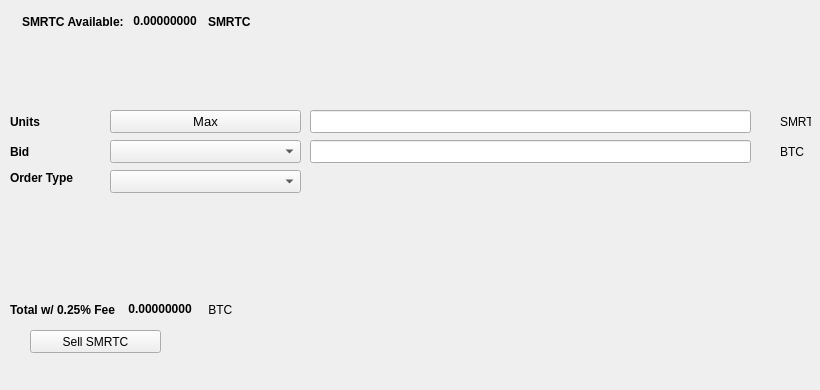
   <widget class="QWidget" name="SellTab">
    <attribute name="title">
     <string>Sell</string>
    </attribute>
    <widget class="QLabel" name="label_16">
     <property name="geometry">
      <rect>
       <x>780</x>
       <y>140</y>
       <width>31</width>
       <height>23</height>
      </rect>
     </property>
     <property name="text">
      <string>BTC</string>
     </property>
    </widget>
    <widget class="QComboBox" name="SellBidcomboBox">
     <property name="geometry">
      <rect>
       <x>110</x>
       <y>140</y>
       <width>191</width>
       <height>23</height>
      </rect>
     </property>
     <property name="font">
      <font>
       <pointsize>10</pointsize>
      </font>
     </property>
    </widget>
    <widget class="QLabel" name="label_18">
     <property name="geometry">
      <rect>
       <x>10</x>
       <y>110</y>
       <width>46</width>
       <height>23</height>
      </rect>
     </property>
     <property name="font">
      <font>
       <weight>75</weight>
       <bold>true</bold>
      </font>
     </property>
     <property name="text">
      <string>Units</string>
     </property>
    </widget>
    <widget class="QPushButton" name="Sell_Max_Amount">
     <property name="geometry">
      <rect>
       <x>110</x>
       <y>110</y>
       <width>191</width>
       <height>23</height>
      </rect>
     </property>
     <property name="font">
      <font>
       <pointsize>10</pointsize>
      </font>
     </property>
     <property name="text">
      <string>Max</string>
     </property>
    </widget>
    <widget class="QLabel" name="label_20">
     <property name="geometry">
      <rect>
       <x>10</x>
       <y>170</y>
       <width>91</width>
       <height>16</height>
      </rect>
     </property>
     <property name="font">
      <font>
       <weight>75</weight>
       <bold>true</bold>
      </font>
     </property>
     <property name="text">
      <string>Order Type</string>
     </property>
    </widget>
    <widget class="QComboBox" name="SellOrdertypeCombo">
     <property name="geometry">
      <rect>
       <x>110</x>
       <y>170</y>
       <width>191</width>
       <height>23</height>
      </rect>
     </property>
     <property name="font">
      <font>
       <pointsize>10</pointsize>
      </font>
     </property>
    </widget>
    <widget class="QLabel" name="label_21">
     <property name="geometry">
      <rect>
       <x>10</x>
       <y>140</y>
       <width>46</width>
       <height>23</height>
      </rect>
     </property>
     <property name="font">
      <font>
       <weight>75</weight>
       <bold>true</bold>
      </font>
     </property>
     <property name="text">
      <string>Bid</string>
     </property>
    </widget>
    <widget class="QLabel" name="label_22">
     <property name="geometry">
      <rect>
       <x>780</x>
       <y>110</y>
       <width>31</width>
       <height>23</height>
      </rect>
     </property>
     <property name="text">
      <string>SMRTC</string>
     </property>
    </widget>
    <widget class="QLineEdit" name="UnitsInputSMRTC">
     <property name="geometry">
      <rect>
       <x>310</x>
       <y>110</y>
       <width>441</width>
       <height>23</height>
      </rect>
     </property>
     <property name="font">
      <font>
       <pointsize>9</pointsize>
       <weight>75</weight>
       <bold>true</bold>
      </font>
     </property>
    </widget>
    <widget class="QLineEdit" name="SellBidPriceEdit">
     <property name="geometry">
      <rect>
       <x>310</x>
       <y>140</y>
       <width>441</width>
       <height>23</height>
      </rect>
     </property>
     <property name="font">
      <font>
       <pointsize>9</pointsize>
       <weight>75</weight>
       <bold>true</bold>
      </font>
     </property>
    </widget>
    <widget class="QPushButton" name="SellSMRTCBTN">
     <property name="geometry">
      <rect>
       <x>30</x>
       <y>330</y>
       <width>131</width>
       <height>23</height>
      </rect>
     </property>
     <property name="text">
      <string>Sell SMRTC</string>
     </property>
     <property name="icon">
      <iconset resource="../smartcloud">
       <normaloff>:/icons/bitcoin</normaloff>:/icons/bitcoin</iconset>
     </property>
    </widget>
    <widget class="QWidget" name="layoutWidget3">
     <property name="geometry">
      <rect>
       <x>22</x>
       <y>12</y>
       <width>258</width>
       <height>19</height>
      </rect>
     </property>
     <layout class="QHBoxLayout" name="horizontalLayout">
      <item>
       <widget class="QLabel" name="label232_2">
        <property name="font">
         <font>
          <weight>75</weight>
          <bold>true</bold>
         </font>
        </property>
        <property name="text">
         <string>SMRTC Available:</string>
        </property>
       </widget>
      </item>
      <item>
       <widget class="QLabel" name="SMRTCAvailableLabel">
        <property name="palette">
         <palette>
          <active>
           <colorrole role="WindowText">
            <brush brushstyle="SolidPattern">
             <color alpha="255">
              <red>0</red>
              <green>0</green>
              <blue>0</blue>
             </color>
            </brush>
           </colorrole>
           <colorrole role="Button">
            <brush brushstyle="SolidPattern">
             <color alpha="255">
              <red>0</red>
              <green>170</green>
              <blue>0</blue>
             </color>
            </brush>
           </colorrole>
           <colorrole role="Light">
            <brush brushstyle="SolidPattern">
             <color alpha="255">
              <red>0</red>
              <green>255</green>
              <blue>0</blue>
             </color>
            </brush>
           </colorrole>
           <colorrole role="Midlight">
            <brush brushstyle="SolidPattern">
             <color alpha="255">
              <red>0</red>
              <green>212</green>
              <blue>0</blue>
             </color>
            </brush>
           </colorrole>
           <colorrole role="Dark">
            <brush brushstyle="SolidPattern">
             <color alpha="255">
              <red>0</red>
              <green>85</green>
              <blue>0</blue>
             </color>
            </brush>
           </colorrole>
           <colorrole role="Mid">
            <brush brushstyle="SolidPattern">
             <color alpha="255">
              <red>0</red>
              <green>113</green>
              <blue>0</blue>
             </color>
            </brush>
           </colorrole>
           <colorrole role="Text">
            <brush brushstyle="SolidPattern">
             <color alpha="255">
              <red>0</red>
              <green>170</green>
              <blue>0</blue>
             </color>
            </brush>
           </colorrole>
           <colorrole role="BrightText">
            <brush brushstyle="SolidPattern">
             <color alpha="255">
              <red>255</red>
              <green>255</green>
              <blue>255</blue>
             </color>
            </brush>
           </colorrole>
           <colorrole role="ButtonText">
            <brush brushstyle="SolidPattern">
             <color alpha="255">
              <red>0</red>
              <green>0</green>
              <blue>0</blue>
             </color>
            </brush>
           </colorrole>
           <colorrole role="Base">
            <brush brushstyle="SolidPattern">
             <color alpha="255">
              <red>255</red>
              <green>255</green>
              <blue>255</blue>
             </color>
            </brush>
           </colorrole>
           <colorrole role="Window">
            <brush brushstyle="SolidPattern">
             <color alpha="255">
              <red>0</red>
              <green>170</green>
              <blue>0</blue>
             </color>
            </brush>
           </colorrole>
           <colorrole role="Shadow">
            <brush brushstyle="SolidPattern">
             <color alpha="255">
              <red>0</red>
              <green>0</green>
              <blue>0</blue>
             </color>
            </brush>
           </colorrole>
           <colorrole role="AlternateBase">
            <brush brushstyle="SolidPattern">
             <color alpha="255">
              <red>127</red>
              <green>212</green>
              <blue>127</blue>
             </color>
            </brush>
           </colorrole>
           <colorrole role="ToolTipBase">
            <brush brushstyle="SolidPattern">
             <color alpha="255">
              <red>255</red>
              <green>255</green>
              <blue>220</blue>
             </color>
            </brush>
           </colorrole>
           <colorrole role="ToolTipText">
            <brush brushstyle="SolidPattern">
             <color alpha="255">
              <red>0</red>
              <green>0</green>
              <blue>0</blue>
             </color>
            </brush>
           </colorrole>
          </active>
          <inactive>
           <colorrole role="WindowText">
            <brush brushstyle="SolidPattern">
             <color alpha="255">
              <red>0</red>
              <green>0</green>
              <blue>0</blue>
             </color>
            </brush>
           </colorrole>
           <colorrole role="Button">
            <brush brushstyle="SolidPattern">
             <color alpha="255">
              <red>0</red>
              <green>170</green>
              <blue>0</blue>
             </color>
            </brush>
           </colorrole>
           <colorrole role="Light">
            <brush brushstyle="SolidPattern">
             <color alpha="255">
              <red>0</red>
              <green>255</green>
              <blue>0</blue>
             </color>
            </brush>
           </colorrole>
           <colorrole role="Midlight">
            <brush brushstyle="SolidPattern">
             <color alpha="255">
              <red>0</red>
              <green>212</green>
              <blue>0</blue>
             </color>
            </brush>
           </colorrole>
           <colorrole role="Dark">
            <brush brushstyle="SolidPattern">
             <color alpha="255">
              <red>0</red>
              <green>85</green>
              <blue>0</blue>
             </color>
            </brush>
           </colorrole>
           <colorrole role="Mid">
            <brush brushstyle="SolidPattern">
             <color alpha="255">
              <red>0</red>
              <green>113</green>
              <blue>0</blue>
             </color>
            </brush>
           </colorrole>
           <colorrole role="Text">
            <brush brushstyle="SolidPattern">
             <color alpha="255">
              <red>0</red>
              <green>170</green>
              <blue>0</blue>
             </color>
            </brush>
           </colorrole>
           <colorrole role="BrightText">
            <brush brushstyle="SolidPattern">
             <color alpha="255">
              <red>255</red>
              <green>255</green>
              <blue>255</blue>
             </color>
            </brush>
           </colorrole>
           <colorrole role="ButtonText">
            <brush brushstyle="SolidPattern">
             <color alpha="255">
              <red>0</red>
              <green>0</green>
              <blue>0</blue>
             </color>
            </brush>
           </colorrole>
           <colorrole role="Base">
            <brush brushstyle="SolidPattern">
             <color alpha="255">
              <red>255</red>
              <green>255</green>
              <blue>255</blue>
             </color>
            </brush>
           </colorrole>
           <colorrole role="Window">
            <brush brushstyle="SolidPattern">
             <color alpha="255">
              <red>0</red>
              <green>170</green>
              <blue>0</blue>
             </color>
            </brush>
           </colorrole>
           <colorrole role="Shadow">
            <brush brushstyle="SolidPattern">
             <color alpha="255">
              <red>0</red>
              <green>0</green>
              <blue>0</blue>
             </color>
            </brush>
           </colorrole>
           <colorrole role="AlternateBase">
            <brush brushstyle="SolidPattern">
             <color alpha="255">
              <red>127</red>
              <green>212</green>
              <blue>127</blue>
             </color>
            </brush>
           </colorrole>
           <colorrole role="ToolTipBase">
            <brush brushstyle="SolidPattern">
             <color alpha="255">
              <red>255</red>
              <green>255</green>
              <blue>220</blue>
             </color>
            </brush>
           </colorrole>
           <colorrole role="ToolTipText">
            <brush brushstyle="SolidPattern">
             <color alpha="255">
              <red>0</red>
              <green>0</green>
              <blue>0</blue>
             </color>
            </brush>
           </colorrole>
          </inactive>
          <disabled>
           <colorrole role="WindowText">
            <brush brushstyle="SolidPattern">
             <color alpha="255">
              <red>0</red>
              <green>85</green>
              <blue>0</blue>
             </color>
            </brush>
           </colorrole>
           <colorrole role="Button">
            <brush brushstyle="SolidPattern">
             <color alpha="255">
              <red>0</red>
              <green>170</green>
              <blue>0</blue>
             </color>
            </brush>
           </colorrole>
           <colorrole role="Light">
            <brush brushstyle="SolidPattern">
             <color alpha="255">
              <red>0</red>
              <green>255</green>
              <blue>0</blue>
             </color>
            </brush>
           </colorrole>
           <colorrole role="Midlight">
            <brush brushstyle="SolidPattern">
             <color alpha="255">
              <red>0</red>
              <green>212</green>
              <blue>0</blue>
             </color>
            </brush>
           </colorrole>
           <colorrole role="Dark">
            <brush brushstyle="SolidPattern">
             <color alpha="255">
              <red>0</red>
              <green>85</green>
              <blue>0</blue>
             </color>
            </brush>
           </colorrole>
           <colorrole role="Mid">
            <brush brushstyle="SolidPattern">
             <color alpha="255">
              <red>0</red>
              <green>113</green>
              <blue>0</blue>
             </color>
            </brush>
           </colorrole>
           <colorrole role="Text">
            <brush brushstyle="SolidPattern">
             <color alpha="255">
              <red>0</red>
              <green>85</green>
              <blue>0</blue>
             </color>
            </brush>
           </colorrole>
           <colorrole role="BrightText">
            <brush brushstyle="SolidPattern">
             <color alpha="255">
              <red>255</red>
              <green>255</green>
              <blue>255</blue>
             </color>
            </brush>
           </colorrole>
           <colorrole role="ButtonText">
            <brush brushstyle="SolidPattern">
             <color alpha="255">
              <red>0</red>
              <green>85</green>
              <blue>0</blue>
             </color>
            </brush>
           </colorrole>
           <colorrole role="Base">
            <brush brushstyle="SolidPattern">
             <color alpha="255">
              <red>0</red>
              <green>170</green>
              <blue>0</blue>
             </color>
            </brush>
           </colorrole>
           <colorrole role="Window">
            <brush brushstyle="SolidPattern">
             <color alpha="255">
              <red>0</red>
              <green>170</green>
              <blue>0</blue>
             </color>
            </brush>
           </colorrole>
           <colorrole role="Shadow">
            <brush brushstyle="SolidPattern">
             <color alpha="255">
              <red>0</red>
              <green>0</green>
              <blue>0</blue>
             </color>
            </brush>
           </colorrole>
           <colorrole role="AlternateBase">
            <brush brushstyle="SolidPattern">
             <color alpha="255">
              <red>0</red>
              <green>170</green>
              <blue>0</blue>
             </color>
            </brush>
           </colorrole>
           <colorrole role="ToolTipBase">
            <brush brushstyle="SolidPattern">
             <color alpha="255">
              <red>255</red>
              <green>255</green>
              <blue>220</blue>
             </color>
            </brush>
           </colorrole>
           <colorrole role="ToolTipText">
            <brush brushstyle="SolidPattern">
             <color alpha="255">
              <red>0</red>
              <green>0</green>
              <blue>0</blue>
             </color>
            </brush>
           </colorrole>
          </disabled>
         </palette>
        </property>
        <property name="font">
         <font>
          <weight>75</weight>
          <bold>true</bold>
         </font>
        </property>
        <property name="text">
         <string> 0.00000000 </string>
        </property>
        <property name="textInteractionFlags">
         <set>Qt::LinksAccessibleByMouse|Qt::TextSelectableByKeyboard|Qt::TextSelectableByMouse</set>
        </property>
       </widget>
      </item>
      <item>
       <widget class="QLabel" name="labelSMRTC">
        <property name="font">
         <font>
          <weight>75</weight>
          <bold>true</bold>
         </font>
        </property>
        <property name="text">
         <string>SMRTC</string>
        </property>
       </widget>
      </item>
     </layout>
    </widget>
    <widget class="QWidget" name="layoutWidget">
     <property name="geometry">
      <rect>
       <x>10</x>
       <y>300</y>
       <width>268</width>
       <height>19</height>
      </rect>
     </property>
     <layout class="QHBoxLayout" name="horizontalLayout_2">
      <item>
       <widget class="QLabel" name="label_19">
        <property name="font">
         <font>
          <weight>75</weight>
          <bold>true</bold>
         </font>
        </property>
        <property name="text">
         <string>Total w/ 0.25% Fee </string>
        </property>
       </widget>
      </item>
      <item>
       <widget class="QLabel" name="SellCostLabel">
        <property name="palette">
         <palette>
          <active>
           <colorrole role="WindowText">
            <brush brushstyle="SolidPattern">
             <color alpha="255">
              <red>0</red>
              <green>0</green>
              <blue>0</blue>
             </color>
            </brush>
           </colorrole>
           <colorrole role="Button">
            <brush brushstyle="SolidPattern">
             <color alpha="255">
              <red>0</red>
              <green>170</green>
              <blue>0</blue>
             </color>
            </brush>
           </colorrole>
           <colorrole role="Light">
            <brush brushstyle="SolidPattern">
             <color alpha="255">
              <red>0</red>
              <green>255</green>
              <blue>0</blue>
             </color>
            </brush>
           </colorrole>
           <colorrole role="Midlight">
            <brush brushstyle="SolidPattern">
             <color alpha="255">
              <red>0</red>
              <green>212</green>
              <blue>0</blue>
             </color>
            </brush>
           </colorrole>
           <colorrole role="Dark">
            <brush brushstyle="SolidPattern">
             <color alpha="255">
              <red>0</red>
              <green>85</green>
              <blue>0</blue>
             </color>
            </brush>
           </colorrole>
           <colorrole role="Mid">
            <brush brushstyle="SolidPattern">
             <color alpha="255">
              <red>0</red>
              <green>113</green>
              <blue>0</blue>
             </color>
            </brush>
           </colorrole>
           <colorrole role="Text">
            <brush brushstyle="SolidPattern">
             <color alpha="255">
              <red>0</red>
              <green>170</green>
              <blue>0</blue>
             </color>
            </brush>
           </colorrole>
           <colorrole role="BrightText">
            <brush brushstyle="SolidPattern">
             <color alpha="255">
              <red>255</red>
              <green>255</green>
              <blue>255</blue>
             </color>
            </brush>
           </colorrole>
           <colorrole role="ButtonText">
            <brush brushstyle="SolidPattern">
             <color alpha="255">
              <red>0</red>
              <green>0</green>
              <blue>0</blue>
             </color>
            </brush>
           </colorrole>
           <colorrole role="Base">
            <brush brushstyle="SolidPattern">
             <color alpha="255">
              <red>255</red>
              <green>255</green>
              <blue>255</blue>
             </color>
            </brush>
           </colorrole>
           <colorrole role="Window">
            <brush brushstyle="SolidPattern">
             <color alpha="255">
              <red>0</red>
              <green>170</green>
              <blue>0</blue>
             </color>
            </brush>
           </colorrole>
           <colorrole role="Shadow">
            <brush brushstyle="SolidPattern">
             <color alpha="255">
              <red>0</red>
              <green>0</green>
              <blue>0</blue>
             </color>
            </brush>
           </colorrole>
           <colorrole role="AlternateBase">
            <brush brushstyle="SolidPattern">
             <color alpha="255">
              <red>127</red>
              <green>212</green>
              <blue>127</blue>
             </color>
            </brush>
           </colorrole>
           <colorrole role="ToolTipBase">
            <brush brushstyle="SolidPattern">
             <color alpha="255">
              <red>255</red>
              <green>255</green>
              <blue>220</blue>
             </color>
            </brush>
           </colorrole>
           <colorrole role="ToolTipText">
            <brush brushstyle="SolidPattern">
             <color alpha="255">
              <red>0</red>
              <green>0</green>
              <blue>0</blue>
             </color>
            </brush>
           </colorrole>
          </active>
          <inactive>
           <colorrole role="WindowText">
            <brush brushstyle="SolidPattern">
             <color alpha="255">
              <red>0</red>
              <green>0</green>
              <blue>0</blue>
             </color>
            </brush>
           </colorrole>
           <colorrole role="Button">
            <brush brushstyle="SolidPattern">
             <color alpha="255">
              <red>0</red>
              <green>170</green>
              <blue>0</blue>
             </color>
            </brush>
           </colorrole>
           <colorrole role="Light">
            <brush brushstyle="SolidPattern">
             <color alpha="255">
              <red>0</red>
              <green>255</green>
              <blue>0</blue>
             </color>
            </brush>
           </colorrole>
           <colorrole role="Midlight">
            <brush brushstyle="SolidPattern">
             <color alpha="255">
              <red>0</red>
              <green>212</green>
              <blue>0</blue>
             </color>
            </brush>
           </colorrole>
           <colorrole role="Dark">
            <brush brushstyle="SolidPattern">
             <color alpha="255">
              <red>0</red>
              <green>85</green>
              <blue>0</blue>
             </color>
            </brush>
           </colorrole>
           <colorrole role="Mid">
            <brush brushstyle="SolidPattern">
             <color alpha="255">
              <red>0</red>
              <green>113</green>
              <blue>0</blue>
             </color>
            </brush>
           </colorrole>
           <colorrole role="Text">
            <brush brushstyle="SolidPattern">
             <color alpha="255">
              <red>0</red>
              <green>170</green>
              <blue>0</blue>
             </color>
            </brush>
           </colorrole>
           <colorrole role="BrightText">
            <brush brushstyle="SolidPattern">
             <color alpha="255">
              <red>255</red>
              <green>255</green>
              <blue>255</blue>
             </color>
            </brush>
           </colorrole>
           <colorrole role="ButtonText">
            <brush brushstyle="SolidPattern">
             <color alpha="255">
              <red>0</red>
              <green>0</green>
              <blue>0</blue>
             </color>
            </brush>
           </colorrole>
           <colorrole role="Base">
            <brush brushstyle="SolidPattern">
             <color alpha="255">
              <red>255</red>
              <green>255</green>
              <blue>255</blue>
             </color>
            </brush>
           </colorrole>
           <colorrole role="Window">
            <brush brushstyle="SolidPattern">
             <color alpha="255">
              <red>0</red>
              <green>170</green>
              <blue>0</blue>
             </color>
            </brush>
           </colorrole>
           <colorrole role="Shadow">
            <brush brushstyle="SolidPattern">
             <color alpha="255">
              <red>0</red>
              <green>0</green>
              <blue>0</blue>
             </color>
            </brush>
           </colorrole>
           <colorrole role="AlternateBase">
            <brush brushstyle="SolidPattern">
             <color alpha="255">
              <red>127</red>
              <green>212</green>
              <blue>127</blue>
             </color>
            </brush>
           </colorrole>
           <colorrole role="ToolTipBase">
            <brush brushstyle="SolidPattern">
             <color alpha="255">
              <red>255</red>
              <green>255</green>
              <blue>220</blue>
             </color>
            </brush>
           </colorrole>
           <colorrole role="ToolTipText">
            <brush brushstyle="SolidPattern">
             <color alpha="255">
              <red>0</red>
              <green>0</green>
              <blue>0</blue>
             </color>
            </brush>
           </colorrole>
          </inactive>
          <disabled>
           <colorrole role="WindowText">
            <brush brushstyle="SolidPattern">
             <color alpha="255">
              <red>0</red>
              <green>85</green>
              <blue>0</blue>
             </color>
            </brush>
           </colorrole>
           <colorrole role="Button">
            <brush brushstyle="SolidPattern">
             <color alpha="255">
              <red>0</red>
              <green>170</green>
              <blue>0</blue>
             </color>
            </brush>
           </colorrole>
           <colorrole role="Light">
            <brush brushstyle="SolidPattern">
             <color alpha="255">
              <red>0</red>
              <green>255</green>
              <blue>0</blue>
             </color>
            </brush>
           </colorrole>
           <colorrole role="Midlight">
            <brush brushstyle="SolidPattern">
             <color alpha="255">
              <red>0</red>
              <green>212</green>
              <blue>0</blue>
             </color>
            </brush>
           </colorrole>
           <colorrole role="Dark">
            <brush brushstyle="SolidPattern">
             <color alpha="255">
              <red>0</red>
              <green>85</green>
              <blue>0</blue>
             </color>
            </brush>
           </colorrole>
           <colorrole role="Mid">
            <brush brushstyle="SolidPattern">
             <color alpha="255">
              <red>0</red>
              <green>113</green>
              <blue>0</blue>
             </color>
            </brush>
           </colorrole>
           <colorrole role="Text">
            <brush brushstyle="SolidPattern">
             <color alpha="255">
              <red>0</red>
              <green>85</green>
              <blue>0</blue>
             </color>
            </brush>
           </colorrole>
           <colorrole role="BrightText">
            <brush brushstyle="SolidPattern">
             <color alpha="255">
              <red>255</red>
              <green>255</green>
              <blue>255</blue>
             </color>
            </brush>
           </colorrole>
           <colorrole role="ButtonText">
            <brush brushstyle="SolidPattern">
             <color alpha="255">
              <red>0</red>
              <green>85</green>
              <blue>0</blue>
             </color>
            </brush>
           </colorrole>
           <colorrole role="Base">
            <brush brushstyle="SolidPattern">
             <color alpha="255">
              <red>0</red>
              <green>170</green>
              <blue>0</blue>
             </color>
            </brush>
           </colorrole>
           <colorrole role="Window">
            <brush brushstyle="SolidPattern">
             <color alpha="255">
              <red>0</red>
              <green>170</green>
              <blue>0</blue>
             </color>
            </brush>
           </colorrole>
           <colorrole role="Shadow">
            <brush brushstyle="SolidPattern">
             <color alpha="255">
              <red>0</red>
              <green>0</green>
              <blue>0</blue>
             </color>
            </brush>
           </colorrole>
           <colorrole role="AlternateBase">
            <brush brushstyle="SolidPattern">
             <color alpha="255">
              <red>0</red>
              <green>170</green>
              <blue>0</blue>
             </color>
            </brush>
           </colorrole>
           <colorrole role="ToolTipBase">
            <brush brushstyle="SolidPattern">
             <color alpha="255">
              <red>255</red>
              <green>255</green>
              <blue>220</blue>
             </color>
            </brush>
           </colorrole>
           <colorrole role="ToolTipText">
            <brush brushstyle="SolidPattern">
             <color alpha="255">
              <red>0</red>
              <green>0</green>
              <blue>0</blue>
             </color>
            </brush>
           </colorrole>
          </disabled>
         </palette>
        </property>
        <property name="font">
         <font>
          <weight>75</weight>
          <bold>true</bold>
         </font>
        </property>
        <property name="autoFillBackground">
         <bool>false</bool>
        </property>
        <property name="text">
         <string> 0.00000000</string>
        </property>
        <property name="textInteractionFlags">
         <set>Qt::LinksAccessibleByMouse|Qt::TextSelectableByMouse</set>
        </property>
       </widget>
      </item>
      <item>
       <widget class="QLabel" name="label_17">
        <property name="font">
         <font>
          <weight>50</weight>
          <bold>false</bold>
         </font>
        </property>
        <property name="text">
         <string> BTC</string>
        </property>
       </widget>
      </item>
     </layout>
    </widget>
    <widget class="QLabel" name="label_23">
     <property name="geometry">
      <rect>
       <x>460</x>
       <y>300</y>
       <width>281</width>
       <height>81</height>
      </rect>
     </property>
     <property name="text">
      <string/>
     </property>
     <property name="pixmap">
      <pixmap>:/images/bittrex</pixmap>
     </property>
    </widget>
   </widget>
